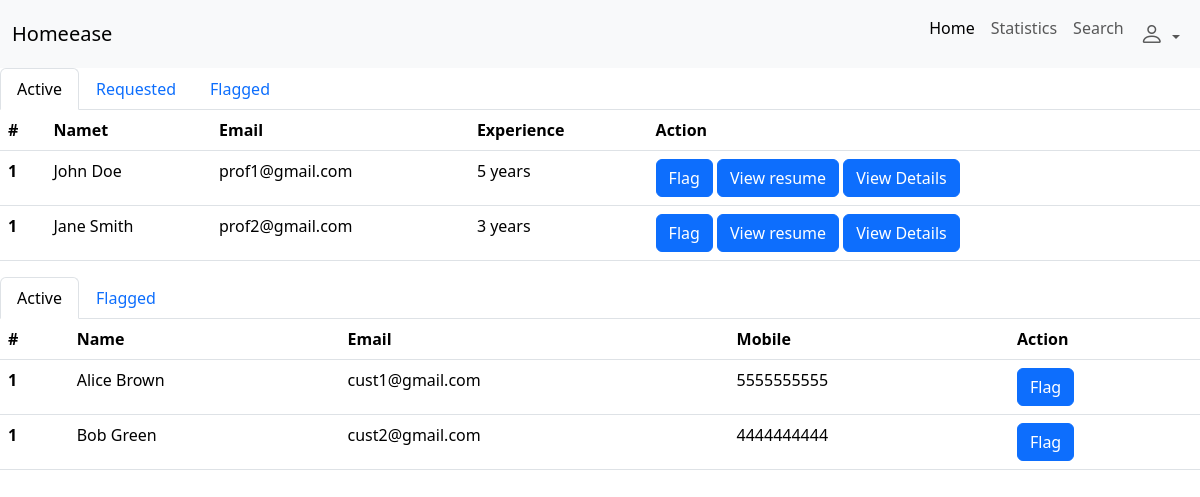
/admin/dashboard (signed in), run on the app's committed database.
### backend/models.py (models this page shows, shortened)
class Professional(db.Model,UserMixin): # table name professional
    id = db.Column(db.Integer, primary_key =True , autoincrement=True)
    email = db.Column(db.String, unique=True , nullable=False)
    password = db.Column(db.String , nullable=False)
    name = db.Column(db.String , nullable=False)
    address = db.Column(db.String, nullable=False)
    mobile = db.Column(db.String, nullable=False)
    experience = db.Column(db.String,nullable = False)
    status = db.Column(db.String, nullable=False)
    resume_url = db.Column(db.String)
    packages = db.relationship("Package", backref="professional",cascade="all, delete-orphan", lazy=True) # backref is used to access parent table information from child table
    bookings = db.relationship("Booking", backref="professional",cascade="all, delete-orphan", lazy=True)

class Customer(db.Model,UserMixin):
    id = db.Column(db.Integer, primary_key =True , autoincrement=True)
    email = db.Column(db.String, unique=True , nullable=False)
    password = db.Column(db.String , nullable=False)
    name = db.Column(db.String , nullable=False)
    address = db.Column(db.String, nullable=False)
    mobile = db.Column(db.String, nullable=False)
    status = db.Column(db.String, nullable=False)
    bookings = db.relationship("Booking", backref="customer",cascade="all, delete-orphan", lazy=True)

### backend/routes.py (the view)
@app.route('/admin/dashboard',methods=['GET','POST'])
@login_required
def admin_dash():
    profs=db.session.query(Professional).all()
    customers=db.session.query(Customer).all()
    return render_template("admin/dashboard.html",profs=profs,customers=customers)

### app.py (called while the page is built)
def create_app():
    app=Flask(__name__)
    app.config["SQLALCHEMY_DATABASE_URI"]="sqlite:///mydb.sqlite3"
    app.config["SECRET_KEY"]="mysecretkey"
    loginmanager=LoginManager(app)
    @loginmanager.user_loader
    def load_user(email):
        obj=db.session.query(Professional).filter_by(email=email).first() or db.session.query(Customer).filter_by(email=email).first() or db.session.query(Admin).filter_by(email=email).first()
        return obj
    db.init_app(app)
    app.app_context().push()
    return app

### templates/admin/dashboard.html (shortened to what this page needs)
<!doctype html>
<html lang="en">
<head>
    <link href="https://cdn.jsdelivr.net/npm/bootstrap@5.3.8/dist/css/bootstrap.min.css" rel="stylesheet"
>
    <link rel="stylesheet" href="https://cdn.jsdelivr.net/npm/bootstrap-icons@1.13.1/font/bootstrap-icons.min.css">
</head>
<body>
    <nav class="navbar navbar-expand-lg bg-body-tertiary">
        <div class="container-fluid">
            <a class="navbar-brand" href="#">Homeease</a>
            <div class="collapse navbar-collapse" id="navbarSupportedContent">
                <ul class="navbar-nav ms-auto ">
                    <li class="nav-item">
                        <a class="nav-link active" aria-current="page" href="#">Home</a>
                    </li>
                    <li class="nav-item">
                        <a class="nav-link" href="#">Statistics</a>
                    </li>
                    <li class="nav-item">
                        <a class="nav-link" href="/admin/search">Search</a>
                    </li>
                    <li class="nav-item dropdown">
                        <a class="nav-link dropdown-toggle" href="#" role="button" data-bs-toggle="dropdown"
                            aria-expanded="false">
                            <i class="bi bi-person fs-4"></i>
                        </a>
                    </li>
                </ul>
            </div>
        </div>
    </nav>
    <div class="'card-body">
        <ul class="nav nav-tabs" id="myTab" role="tablist">
            <li class="nav-item" role="presentation">
                <button class="nav-link active" id="pills-active-prof-tab" data-bs-toggle="tab"
                    data-bs-target="#pills-active-profs" type="button" role="tab" aria-controls="home-tab-pane"
                    aria-selected="true">Active</button>
            </li>
            <li class="nav-item" role="presentation">
                <button class="nav-link" id="pills-requested-prof-tab" data-bs-toggle="tab"
                    data-bs-target="#pills-requested-profs" type="button" role="tab" aria-controls="profile-tab-pane"
                    aria-selected="false">Requested</button>
            </li>
            <li class="nav-item" role="presentation">
                <button class="nav-link" id="pills-flagged-prof-tab" data-bs-toggle="tab"
                    data-bs-target="#pills-flagged-profs" type="button" role="tab" aria-controls="contact-tab-pane"
                    aria-selected="false">Flagged</button>
            </li>
        </ul>
        <div class="tab-content" id="myTabContent">
            <div class="tab-pane fade show active" id="pills-active-profs" role="tabpanel" aria-labelledby="home-tab"
                tabindex="0">
                <table class="table">
                    <thead>
                        <tr>
                            <th scope="col">#</th>
                            <th scope="col">Namet</th>
                            <th scope="col">Email</th>
                            <th scope="col">Experience</th>
                            <th scope="col">Action</th>
                        </tr>
                    </thead>
                    <tbody>
                        {% for prof in profs %}
                        {% if prof.status=="Active" %}
                        <tr>
                            <th scope="row">1</th>
                            <td>{{prof.name}}</td>
                            <td>{{prof.email}}</td>
                            <td>{{prof.experience}}</td>
                            <td>
                                <a type="button" href="/admin/professional/Flag/{{prof.id}}"
                                    class="btn btn-primary">Flag</a>
                                <a type="button" href="#" class="btn btn-primary">View resume</a>
                                <a type="button" href="#" class="btn btn-primary">View Details</a>
                            </td>
                        </tr>
                        {% endif %}
                        {% endfor %}
                    </tbody>
                </table>
            </div>
        </div>
    </div>
    <div class="'card-body">
        <ul class="nav nav-tabs" id="myTab" role="tablist">
            <li class="nav-item" role="presentation">
                <button class="nav-link active" id="pills-active-cust-tab" data-bs-toggle="tab"
                    data-bs-target="#pills-active-cust" type="button" role="tab" aria-controls="home-tab-pane"
                    aria-selected="true">Active</button>
            </li>
            <li class="nav-item" role="presentation">
                <button class="nav-link" id="pills-flagged-cust-tab" data-bs-toggle="tab"
                    data-bs-target="#pills-flagged-cust" type="button" role="tab" aria-controls="contact-tab-pane"
                    aria-selected="false">Flagged</button>
            </li>
        </ul>
        <div class="tab-content" id="myTabContent">
            <div class="tab-pane fade show active" id="pills-active-cust" role="tabpanel" aria-labelledby="home-tab"
                tabindex="0">
                <table class="table">
                    <thead>
                        <tr>
                            <th scope="col">#</th>
                            <th scope="col">Name</th>
                            <th scope="col">Email</th>
                            <th scope="col">Mobile</th>
                            <th scope="col">Action</th>
                        </tr>
                    </thead>
                    <tbody>
                        {% for cust in customers %}
                        {% if cust.status=="Active" %}
                        <tr>
                            <th scope="row">1</th>
                            <td>{{cust.name}}</td>
                            <td>{{cust.email}}</td>
                            <td>{{cust.mobile}}</td>
                            <td>
                                <a type="button" href="/admin/customer/Flag/{{cust.id}}"
                                    class="btn btn-primary">Flag</a>
                            </td>
                        </tr>
                        {% endif %}
                        {% endfor %}
                    </tbody>
                </table>
            </div>
        </div>
    </div>
</body>
</html>

### data on the page
Professional: name "John Doe", email "prof1@gmail.com", experience "5 years"
Professional: name "Jane Smith", email "prof2@gmail.com", experience "3 years"
Customer: name "Alice Brown", email "cust1@gmail.com", mobile "5555555555"
Customer: name "Bob Green", email "cust2@gmail.com", mobile "4444444444"
